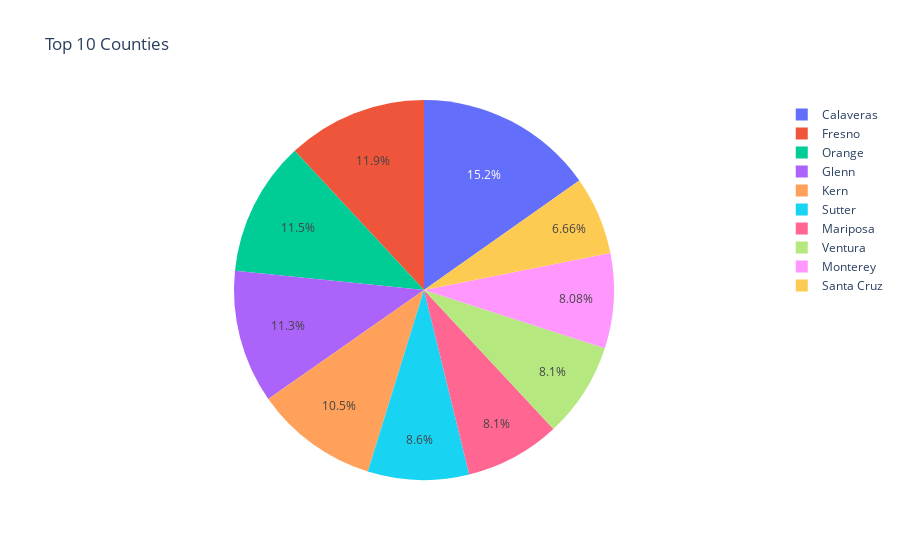

The notebook cell saved with this chart:
### Code cell
px.pie(top_10_counties, values = 'number_of_orders', names = 'county', title = 'Top 10 Counties')

### Figure 1 — Plotly figure (JSON) as saved in the notebook; plotly's stock layout.template omitted (floating-point values rounded to 4 significant figures)
{"data": [{"domain": {"x": [0, 1], "y": [0, 1]}, "hovertemplate": "county=%{label}<br>number_of_orders=%{value}<extra></extra>", "labels": ["Calaveras", "Fresno", "Orange", "Glenn", "Kern", "Sutter", "Mariposa", "Ventura", "Monterey", "Santa Cruz"], "legendgroup": "", "name": "", "showlegend": true, "type": "pie", "values": [45045, 35263, 33902, 33517, 31088, 25452, 23973, 23962, 23898, 19711]}], "layout": {"legend": {"tracegroupgap": 0}, "title": {"text": "Top 10 Counties"}}}
